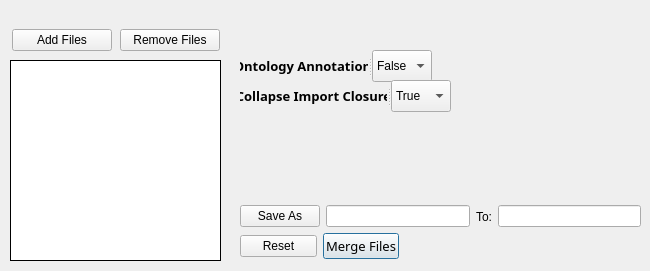
      <widget class="QWidget" name="merge">
       <attribute name="title">
        <string>Merge</string>
       </attribute>
       <widget class="QListWidget" name="mergeFileNames">
        <property name="geometry">
         <rect>
          <x>10</x>
          <y>60</y>
          <width>211</width>
          <height>201</height>
         </rect>
        </property>
        <property name="focusPolicy">
         <enum>Qt::ClickFocus</enum>
        </property>
        <property name="frameShape">
         <enum>QFrame::Box</enum>
        </property>
        <property name="frameShadow">
         <enum>QFrame::Plain</enum>
        </property>
       </widget>
       <widget class="QWidget" name="layoutWidget_2">
        <property name="geometry">
         <rect>
          <x>10</x>
          <y>20</y>
          <width>212</width>
          <height>41</height>
         </rect>
        </property>
        <layout class="QHBoxLayout" name="horizontalLayout">
         <item>
          <widget class="QPushButton" name="mergeAddFile">
           <property name="sizePolicy">
            <sizepolicy hsizetype="Ignored" vsizetype="Fixed">
             <horstretch>0</horstretch>
             <verstretch>0</verstretch>
            </sizepolicy>
           </property>
           <property name="minimumSize">
            <size>
             <width>100</width>
             <height>0</height>
            </size>
           </property>
           <property name="maximumSize">
            <size>
             <width>100</width>
             <height>16777215</height>
            </size>
           </property>
           <property name="focusPolicy">
            <enum>Qt::NoFocus</enum>
           </property>
           <property name="contextMenuPolicy">
            <enum>Qt::DefaultContextMenu</enum>
           </property>
           <property name="text">
            <string>Add Files</string>
           </property>
           <property name="default">
            <bool>false</bool>
           </property>
           <property name="flat">
            <bool>false</bool>
           </property>
          </widget>
         </item>
         <item>
          <widget class="QPushButton" name="mergeRemoveFile">
           <property name="sizePolicy">
            <sizepolicy hsizetype="Ignored" vsizetype="Fixed">
             <horstretch>0</horstretch>
             <verstretch>0</verstretch>
            </sizepolicy>
           </property>
           <property name="minimumSize">
            <size>
             <width>100</width>
             <height>0</height>
            </size>
           </property>
           <property name="maximumSize">
            <size>
             <width>100</width>
             <height>16777215</height>
            </size>
           </property>
           <property name="focusPolicy">
            <enum>Qt::NoFocus</enum>
           </property>
           <property name="text">
            <string>Remove Files</string>
           </property>
          </widget>
         </item>
        </layout>
       </widget>
       <widget class="QSplitter" name="splitter_3">
        <property name="geometry">
         <rect>
          <x>240</x>
          <y>50</y>
          <width>192</width>
          <height>32</height>
         </rect>
        </property>
        <property name="orientation">
         <enum>Qt::Horizontal</enum>
        </property>
        <widget class="QLabel" name="label_7">
         <property name="font">
          <font>
           <family>Galvji</family>
           <pointsize>10</pointsize>
           <bold>true</bold>
          </font>
         </property>
         <property name="text">
          <string> Ontology Annotations</string>
         </property>
         <property name="alignment">
          <set>Qt::AlignCenter</set>
         </property>
        </widget>
        <widget class="QComboBox" name="mergeOntologyAnnotations">
         <property name="focusPolicy">
          <enum>Qt::NoFocus</enum>
         </property>
         <property name="editable">
          <bool>false</bool>
         </property>
         <property name="currentText">
          <string>False</string>
         </property>
         <item>
          <property name="text">
           <string>False</string>
          </property>
         </item>
         <item>
          <property name="text">
           <string>True</string>
          </property>
         </item>
        </widget>
       </widget>
       <widget class="QWidget" name="layoutWidget">
        <property name="geometry">
         <rect>
          <x>240</x>
          <y>200</y>
          <width>401</width>
          <height>33</height>
         </rect>
        </property>
        <layout class="QHBoxLayout" name="horizontalLayout_6">
         <item>
          <widget class="QPushButton" name="mergeSaveAs">
           <property name="focusPolicy">
            <enum>Qt::NoFocus</enum>
           </property>
           <property name="text">
            <string>Save As</string>
           </property>
          </widget>
         </item>
         <item>
          <widget class="QLineEdit" name="mergeNameSave">
           <property name="focusPolicy">
            <enum>Qt::NoFocus</enum>
           </property>
           <property name="text">
            <string/>
           </property>
           <property name="alignment">
            <set>Qt::AlignLeading|Qt::AlignLeft|Qt::AlignVCenter</set>
           </property>
           <property name="dragEnabled">
            <bool>false</bool>
           </property>
           <property name="placeholderText">
            <string/>
           </property>
           <property name="clearButtonEnabled">
            <bool>false</bool>
           </property>
          </widget>
         </item>
         <item>
          <widget class="QLabel" name="label">
           <property name="text">
            <string>To:</string>
           </property>
           <property name="alignment">
            <set>Qt::AlignCenter</set>
           </property>
          </widget>
         </item>
         <item>
          <widget class="QLineEdit" name="mergeSavePath">
           <property name="focusPolicy">
            <enum>Qt::NoFocus</enum>
           </property>
          </widget>
         </item>
        </layout>
       </widget>
       <widget class="QWidget" name="layoutWidget">
        <property name="geometry">
         <rect>
          <x>240</x>
          <y>230</y>
          <width>159</width>
          <height>32</height>
         </rect>
        </property>
        <layout class="QHBoxLayout" name="horizontalLayout_7">
         <item>
          <widget class="QPushButton" name="mergeReset">
           <property name="sizePolicy">
            <sizepolicy hsizetype="Expanding" vsizetype="Fixed">
             <horstretch>0</horstretch>
             <verstretch>0</verstretch>
            </sizepolicy>
           </property>
           <property name="maximumSize">
            <size>
             <width>150</width>
             <height>16777215</height>
            </size>
           </property>
           <property name="focusPolicy">
            <enum>Qt::NoFocus</enum>
           </property>
           <property name="text">
            <string>Reset</string>
           </property>
          </widget>
         </item>
         <item>
          <widget class="QPushButton" name="mergeButton">
           <property name="sizePolicy">
            <sizepolicy hsizetype="Expanding" vsizetype="Fixed">
             <horstretch>0</horstretch>
             <verstretch>0</verstretch>
            </sizepolicy>
           </property>
           <property name="minimumSize">
            <size>
             <width>0</width>
             <height>0</height>
            </size>
           </property>
           <property name="maximumSize">
            <size>
             <width>150</width>
             <height>16777215</height>
            </size>
           </property>
           <property name="font">
            <font>
             <family>Galvji</family>
             <pointsize>10</pointsize>
             <bold>false</bold>
             <kerning>true</kerning>
            </font>
           </property>
           <property name="focusPolicy">
            <enum>Qt::NoFocus</enum>
           </property>
           <property name="autoFillBackground">
            <bool>false</bool>
           </property>
           <property name="text">
            <string>Merge Files</string>
           </property>
           <property name="checkable">
            <bool>false</bool>
           </property>
           <property name="checked">
            <bool>false</bool>
           </property>
           <property name="autoExclusive">
            <bool>false</bool>
           </property>
           <property name="autoDefault">
            <bool>false</bool>
           </property>
           <property name="default">
            <bool>true</bool>
           </property>
           <property name="flat">
            <bool>false</bool>
           </property>
          </widget>
         </item>
        </layout>
       </widget>
       <widget class="QSplitter" name="splitter_2">
        <property name="geometry">
         <rect>
          <x>240</x>
          <y>80</y>
          <width>211</width>
          <height>32</height>
         </rect>
        </property>
        <property name="orientation">
         <enum>Qt::Horizontal</enum>
        </property>
        <widget class="QLabel" name="label_6">
         <property name="font">
          <font>
           <family>Galvji</family>
           <pointsize>10</pointsize>
           <bold>true</bold>
          </font>
         </property>
         <property name="text">
          <string>Collapse Import Closure</string>
         </property>
         <property name="alignment">
          <set>Qt::AlignCenter</set>
         </property>
        </widget>
        <widget class="QComboBox" name="mergeImportClosure">
         <property name="focusPolicy">
          <enum>Qt::NoFocus</enum>
         </property>
         <property name="editable">
          <bool>false</bool>
         </property>
         <property name="currentText">
          <string>True</string>
         </property>
         <item>
          <property name="text">
           <string>True</string>
          </property>
         </item>
         <item>
          <property name="text">
           <string>False</string>
          </property>
         </item>
        </widget>
       </widget>
      </widget>
